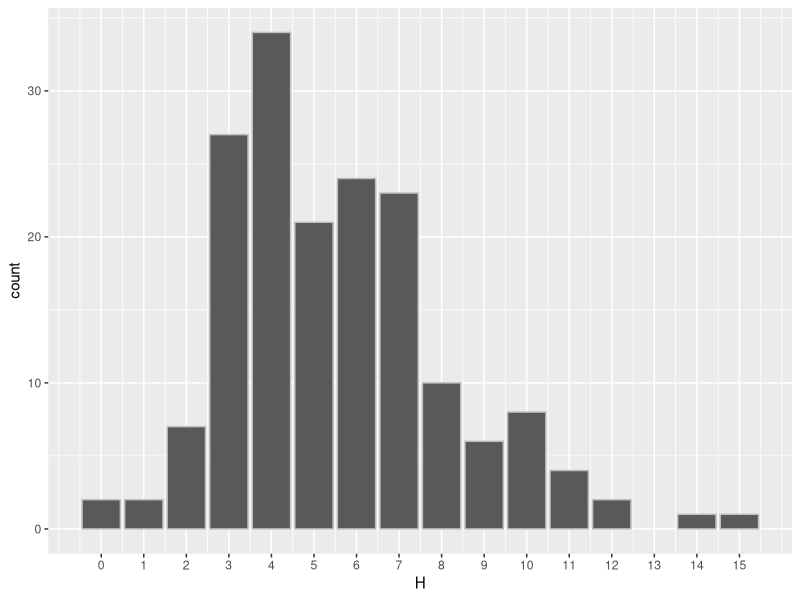
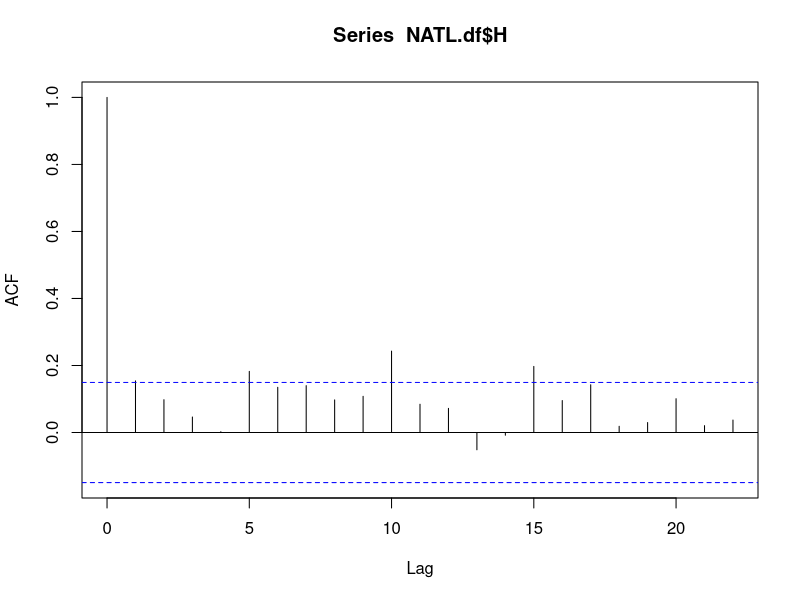
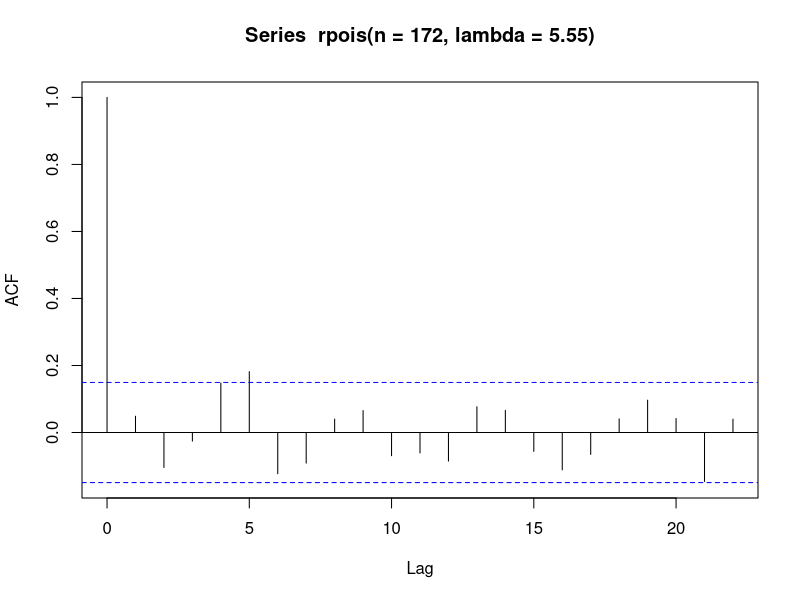
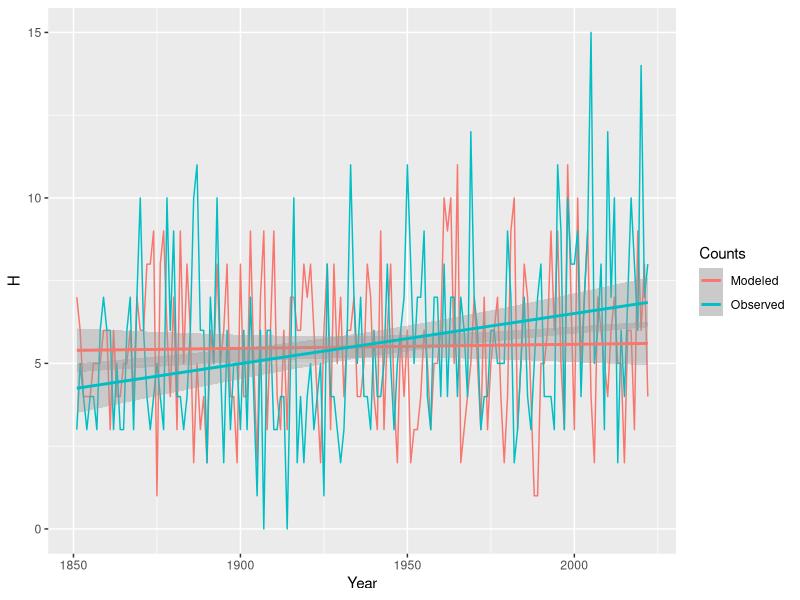

These charts were generated, in order, by the following R code: (Note: this script raises an error after producing the figures.)
## ---- chunk 1
NATL.df <- readr::read_table(file = here::here("data", "NATL_Counts.txt"),
                             show_col_types = FALSE)

NATL.df |>
  head()
## ---- chunk 2
#| echo: true
NATL.df |>
  dplyr::pull(H)
## ---- chunk 3
#| echo: true
NATL.df |>
  dplyr::pull(H) |>
  table()
## ---- chunk 4
#| echo: true
NATL.df |>
  dplyr::summarize(NYears = dplyr::n(),
                   Avg = mean(H),
                   Var = var(H),
                   Ratio = Var/Avg)
## ---- chunk 5
#| echo: true
library(ggplot2)

ggplot(data = NATL.df,
       mapping = aes(x = H)) +
  geom_bar(color = "gray") +
  scale_x_continuous(breaks = 0:15)
## ---- chunk 6
#| echo: true
( H1 <- rpois(n = 172, lambda = 5.55) )
## ---- chunk 7
#| echo: true
H1 |>
  table()
## ---- chunk 8
#| echo: true
Ratio <- NULL
for(i in 1:10000){
  H <- rpois(n = 172, lambda = 5.55)
  Ratio <- c(Ratio, var(H)/mean(H)) 
}
sum(Ratio > 1.22) / 10000
## ---- chunk 9
#| echo: true
NATL.df$H |>
  acf()
## ---- chunk 10
#| echo: true
rpois(n = 172, lambda = 5.55) |>
  acf()
## ---- chunk 11
#| echo: true
df <- data.frame(Year = rep(NATL.df$Year, times = 2),
                 Counts = rep(c("Observed", "Modeled"), each = 172),
                 H = c(NATL.df$H, rpois(n = 172, lambda = 5.55)))
ggplot(data = df,
       mapping = aes(x = Year, y = H, color = Counts)) +
  geom_line() +
  geom_smooth(method = lm)
## ---- chunk 12
#| echo: true
lm(H ~ Year, data = NATL.df)
## ---- chunk 13
glm(H ~ Year, data = NA.df, family = poisson)
## ---- chunk 14
CONUS.df <- readr::read_table(file = here::here("data", "CONUS_Counts.txt"),
                              show_col_types = FALSE)

CONUS.df |>
  head()
